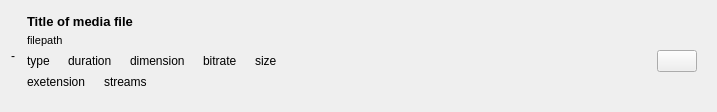
<?xml version="1.0" encoding="UTF-8"?>
<ui version="4.0">
 <class>MediaItemWidget</class>
 <widget class="QWidget" name="MediaItemWidget">
  <property name="geometry">
   <rect>
    <x>0</x>
    <y>0</y>
    <width>717</width>
    <height>112</height>
   </rect>
  </property>
  <property name="windowTitle">
   <string>Form</string>
  </property>
  <layout class="QHBoxLayout" name="horizontalLayout">
   <item>
    <widget class="QWidget" name="innerWidget" native="true">
     <layout class="QHBoxLayout" name="horizontalLayout_3">
      <property name="leftMargin">
       <number>0</number>
      </property>
      <property name="topMargin">
       <number>0</number>
      </property>
      <property name="rightMargin">
       <number>0</number>
      </property>
      <property name="bottomMargin">
       <number>0</number>
      </property>
      <item>
       <widget class="QLabel" name="fileThumbnailLabel">
        <property name="sizePolicy">
         <sizepolicy hsizetype="Preferred" vsizetype="Expanding">
          <horstretch>0</horstretch>
          <verstretch>0</verstretch>
         </sizepolicy>
        </property>
        <property name="text">
         <string>-</string>
        </property>
        <property name="alignment">
         <set>Qt::AlignCenter</set>
        </property>
       </widget>
      </item>
      <item>
       <layout class="QVBoxLayout" name="verticalLayout">
        <property name="spacing">
         <number>0</number>
        </property>
        <property name="leftMargin">
         <number>6</number>
        </property>
        <property name="topMargin">
         <number>0</number>
        </property>
        <item>
         <widget class="QLabel" name="fileTitleLable">
          <property name="font">
           <font>
            <pointsize>10</pointsize>
            <bold>true</bold>
           </font>
          </property>
          <property name="text">
           <string>Title of media file</string>
          </property>
         </widget>
        </item>
        <item>
         <widget class="QLabel" name="filePathLable">
          <property name="font">
           <font>
            <pointsize>8</pointsize>
           </font>
          </property>
          <property name="text">
           <string>filepath</string>
          </property>
         </widget>
        </item>
        <item>
         <layout class="QVBoxLayout" name="verticalLayout_2">
          <property name="spacing">
           <number>0</number>
          </property>
          <property name="rightMargin">
           <number>9</number>
          </property>
          <property name="bottomMargin">
           <number>9</number>
          </property>
          <item>
           <layout class="QHBoxLayout" name="horizontalLayout_4">
            <property name="spacing">
             <number>18</number>
            </property>
            <item>
             <widget class="QLabel" name="mediaTypeLabel">
              <property name="sizePolicy">
               <sizepolicy hsizetype="Maximum" vsizetype="Preferred">
                <horstretch>0</horstretch>
                <verstretch>0</verstretch>
               </sizepolicy>
              </property>
              <property name="text">
               <string>type</string>
              </property>
             </widget>
            </item>
            <item>
             <widget class="QLabel" name="mediaDurationLabel">
              <property name="sizePolicy">
               <sizepolicy hsizetype="Maximum" vsizetype="Preferred">
                <horstretch>0</horstretch>
                <verstretch>0</verstretch>
               </sizepolicy>
              </property>
              <property name="text">
               <string>duration</string>
              </property>
             </widget>
            </item>
            <item>
             <widget class="QLabel" name="videoDimensionLabel">
              <property name="sizePolicy">
               <sizepolicy hsizetype="Maximum" vsizetype="Preferred">
                <horstretch>0</horstretch>
                <verstretch>0</verstretch>
               </sizepolicy>
              </property>
              <property name="text">
               <string>dimension</string>
              </property>
             </widget>
            </item>
            <item>
             <widget class="QLabel" name="bitrateLabel">
              <property name="sizePolicy">
               <sizepolicy hsizetype="Maximum" vsizetype="Preferred">
                <horstretch>0</horstretch>
                <verstretch>0</verstretch>
               </sizepolicy>
              </property>
              <property name="text">
               <string>bitrate</string>
              </property>
             </widget>
            </item>
            <item>
             <widget class="QLabel" name="fileSizeLabel">
              <property name="sizePolicy">
               <sizepolicy hsizetype="Maximum" vsizetype="Preferred">
                <horstretch>0</horstretch>
                <verstretch>0</verstretch>
               </sizepolicy>
              </property>
              <property name="text">
               <string>size</string>
              </property>
             </widget>
            </item>
            <item>
             <spacer name="horizontalSpacer_2">
              <property name="orientation">
               <enum>Qt::Horizontal</enum>
              </property>
              <property name="sizeHint" stdset="0">
               <size>
                <width>40</width>
                <height>20</height>
               </size>
              </property>
             </spacer>
            </item>
            <item>
             <widget class="QPushButton" name="formatInfoPushButton">
              <property name="sizePolicy">
               <sizepolicy hsizetype="Maximum" vsizetype="Maximum">
                <horstretch>0</horstretch>
                <verstretch>0</verstretch>
               </sizepolicy>
              </property>
              <property name="text">
               <string/>
              </property>
             </widget>
            </item>
           </layout>
          </item>
          <item>
           <layout class="QHBoxLayout" name="horizontalLayout_5">
            <property name="spacing">
             <number>18</number>
            </property>
            <property name="bottomMargin">
             <number>0</number>
            </property>
            <item>
             <widget class="QLabel" name="fileExetensionLabel">
              <property name="sizePolicy">
               <sizepolicy hsizetype="Maximum" vsizetype="Preferred">
                <horstretch>0</horstretch>
                <verstretch>0</verstretch>
               </sizepolicy>
              </property>
              <property name="text">
               <string>exetension</string>
              </property>
             </widget>
            </item>
            <item>
             <widget class="QLabel" name="mediaStreamsLabel">
              <property name="sizePolicy">
               <sizepolicy hsizetype="Maximum" vsizetype="Preferred">
                <horstretch>0</horstretch>
                <verstretch>0</verstretch>
               </sizepolicy>
              </property>
              <property name="text">
               <string>streams</string>
              </property>
             </widget>
            </item>
            <item>
             <spacer name="horizontalSpacer_3">
              <property name="orientation">
               <enum>Qt::Horizontal</enum>
              </property>
              <property name="sizeHint" stdset="0">
               <size>
                <width>40</width>
                <height>20</height>
               </size>
              </property>
             </spacer>
            </item>
           </layout>
          </item>
         </layout>
        </item>
       </layout>
      </item>
     </layout>
    </widget>
   </item>
  </layout>
 </widget>
 <resources/>
 <connections/>
</ui>
